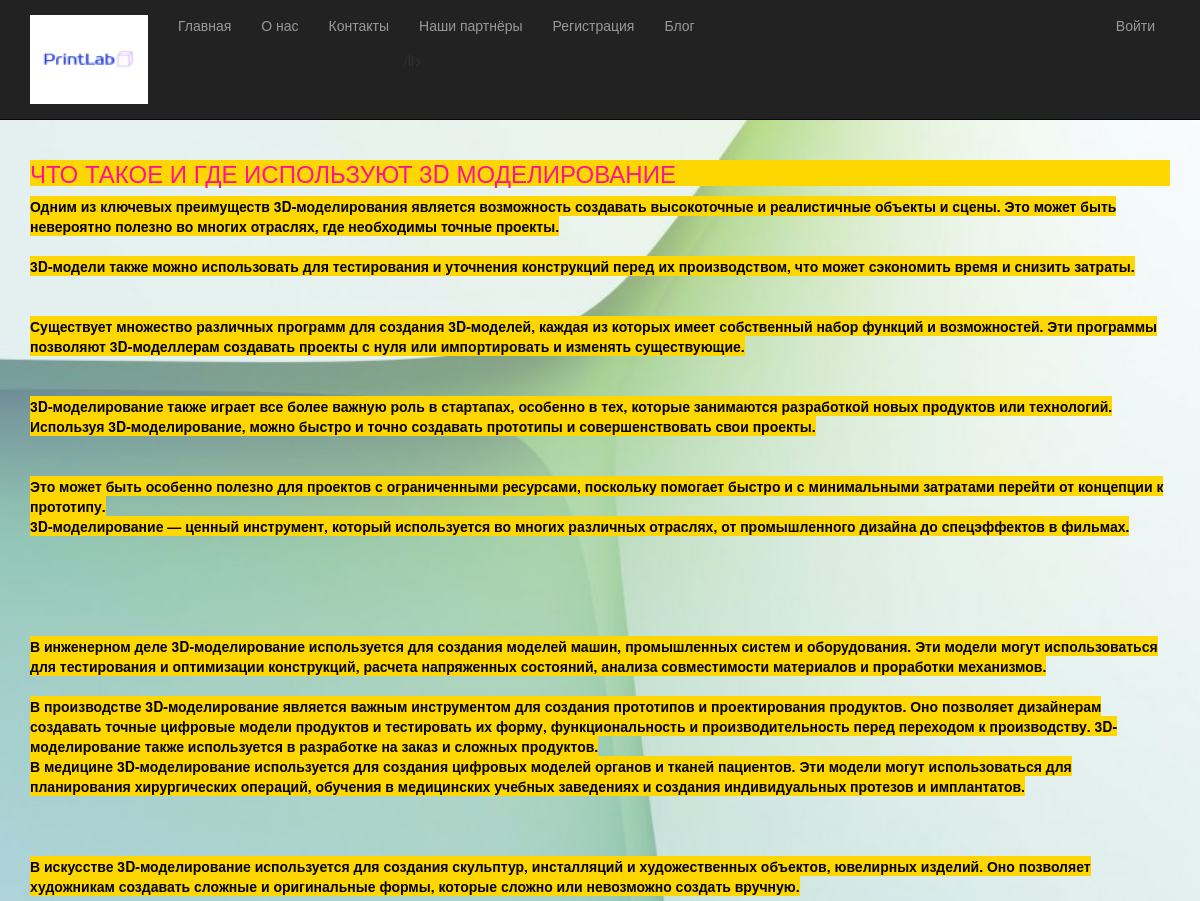
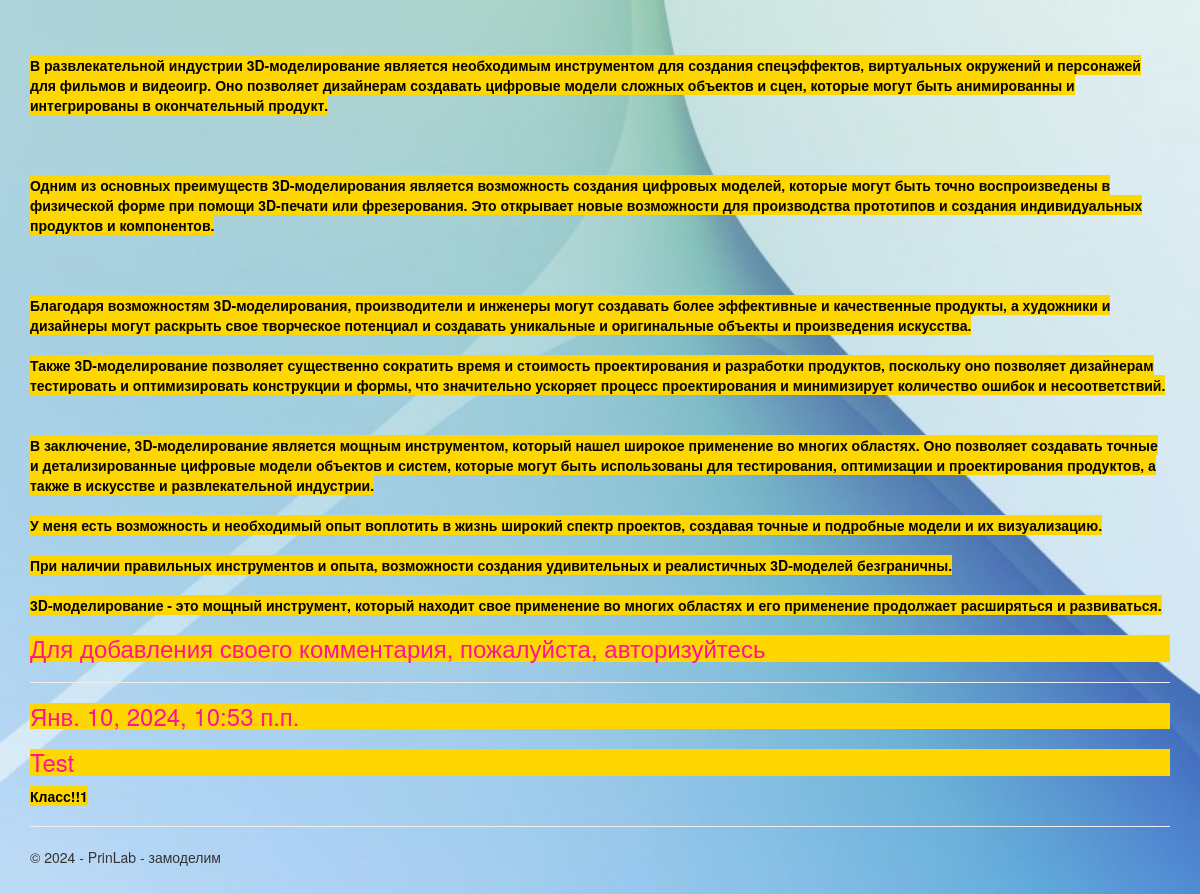
Screenshot of /blogpost/2/ with the database file from the repository (2 pictures, top to bottom).
### app/models.py (models this page shows, shortened)
class Blog(models.Model):
    title = models.CharField(max_length = 100, unique_for_date = "posted", verbose_name = "Заголовок")
    description = models.TextField (verbose_name = "Краткое содержание")
    content = models.TextField (verbose_name = "Полное содержание")
    posted = models.DateTimeField (default = datetime.now(), db_index = True, verbose_name = "Опубликована")
    image = models.FileField(default = 'temp.jpg', verbose_name = "Путь к картинке")
    class Meta: # метаданные — вложенный класс, который задает дополнительные параметры модели:
        db_table = "Posts" # имя таблицы для модели
        ordering = ["-posted"] # порядок сортировки данных в модели ("–" означает по убыванию)
        verbose_name = "статья блога" # имя, под которым модель будет отображаться в административном разделе (для одной статьи блога)
        verbose_name_plural = "статьи блога" # тоже для всех статей блога

class Comment(models.Model):
    text = models.TextField(verbose_name = "Комментарий")
    date = models.DateTimeField(default = datetime.now(), db_index = True, verbose_name = "Дата")
    author = models.ForeignKey(User, on_delete = models.CASCADE, verbose_name = "Автор") # из модели User (вторичный ключ), каскадноеудаление записей в обоих таблицах
    post = models.ForeignKey(Blog, on_delete = models.CASCADE, verbose_name = "Статья") # из модели Blog (вторичный ключ), каскадное удаление записей в обоих таблицах
    class Meta: # метаданные — вложенный класс, который задает дополнительные параметры модели:
        db_table = "Comments" # имя таблицы для модели
        verbose_name = "Комментарий"
        verbose_name_plural = "Комментарии к статьям блога"
        ordering = ["-date"]

### app/views.py (the view)
# urls.py: path('blogpost/<int:parametr>/', views.blogpost, name='blogpost'),
def blogpost(request, parametr):
    assert isinstance(request, HttpRequest)
    post_1 = Blog.objects.get(id=parametr) # запрос на выбор конкретнойстатьи по параметру
    comments = Comment.objects.filter(post=parametr) # запрос на выбор всех комментариев к конкретной статье
    if request.method == "POST": # после отправки данных формы на сервер методом POST
        form = CommentForm(request.POST)
        if form.is_valid():
            comment_f = form.save(commit=False)
            comment_f.author = request.user # добавляем (так как этого поля нет в форме) в модель Комментария (Comment) в поле автор авторизованного пользователя
            comment_f.date = datetime.now() # добавляем в модель Комментария (Comment) текущую дату
            comment_f.post = Blog.objects.get(id=parametr) # добавляем в модель Комментария (Comment) статью, для которой данный комментарий
            comment_f.save() # сохраняем изменения после добавления полей
        return redirect('blogpost', parametr=post_1.id) # переадресация на ту же страницу статьи после отправки комментария
    else:
        form = CommentForm() # создание формы для ввода комментария
        return render(
            request,
            'app/blogpost.html',
            {
            'comments': comments, # передача всех комментариев к данной статье в шаблон веб-страницы
            'form': form, # передача формы в шаблон веб-страницы
            'post_1': post_1, # передача конкретной статьи в шаблонвеб-страницы
            'year':datetime.now().year,
            }
        )

### app/templates/app/blogpost.html
﻿{% extends "app/layout.html" %}
{% block content %}
<h3> {{post_1.title}} </h3>
<p8> {{post_1.content|linebreaksbr}} </p8>
{% if user.is_authenticated %}
<h3>Добавить комментарий</h3>
<form method="POST">
    {% csrf_token %}
    <div>
        {{form.as_p}}
        <button type="submit" class="save btn btn-default"> Отправить комментарий</button>
    </div>
</form>
{% else %}
<h3>
    Для добавления своего комментария, пожалуйста, авторизуйтесь
</h3>
{% endif %}
{% for comment in comments %}
<hr />
<h3> {{comment.date}} </h3>
<h3> {{comment.author}} </h3>
<p8> {{comment.text|linebreaksbr}} </p8>
{% endfor %}
{% endblock %}

### app/static/app/content/site.css (style rules this page uses)
body { padding-top: 120px; padding-bottom: 20px; background: url(../content/fon1.jpg); background-size: cover; }
p8 { color: black; font-weight: bold; background-color: gold; }
h3 { color: deeppink; background-color: gold; }

### rows the page displays
Blog: title "ЧТО ТАКОЕ И ГДЕ ИСПОЛЬЗУЮТ 3D МОДЕЛИРОВАНИЕ", content "Одним из ключевых преимуществ 3D-моделирования является возможность создавать высокоточные и реалистичные объекты и сцены. Это может быть невероятно полезно во многих отраслях, где необходимы точные проекты. 3D-модели также можно использовать для тестирования и уточнения конструкций перед их производством, что может сэкономить время и снизить затраты. Существует множество различных программ для создания 3D-моделей, каждая из которых имеет собственный набор функций и возможностей. Эти программы позволяют 3D-моделлерам создавать проекты с нуля или импортировать и изменять существующие. 3D-моделирование также играет все более важную роль в стартапах, особенно в тех, которые занимаются…"
Comment: date "Янв. 10, 2024, 10:53 п.п.", author "Test", text "Класс!!1"
